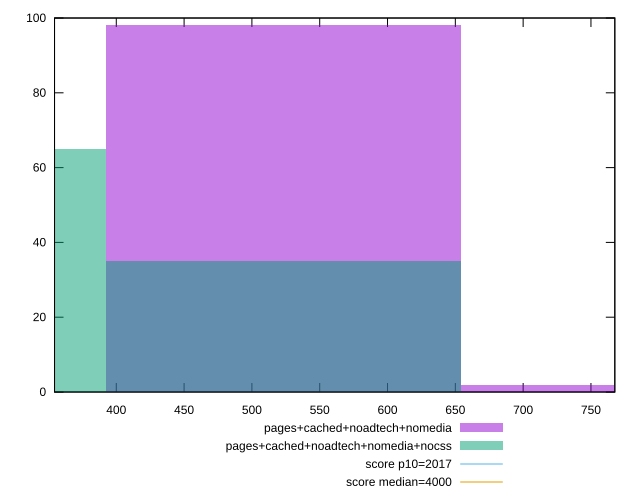

This chart was generated by the following gnuplot code:
reset

$pagesCachedNoadtechNomedia <<EOF
784.6621833478557 2
523.1081222319038 98
EOF

$pagesCachedNoadtechNomediaNocss <<EOF
523.1081222319038 35
261.5540611159519 65
EOF

set key outside below
set boxwidth 261.5540611159519
set xrange [354.46799999999996:767.6000000000003]
set yrange [0:100]
set trange [0:100]
set style fill transparent solid 0.5 noborder

set parametric
set terminal svg size 640, 500 enhanced background rgb 'white'
set output "report_00018_2021-02-10T15-25-16.877Z/mainthread-work-breakdown/comparison/histogram/3_vs_4.svg"

plot $pagesCachedNoadtechNomedia title "pages+cached+noadtech+nomedia" with boxes, \
     $pagesCachedNoadtechNomediaNocss title "pages+cached+noadtech+nomedia+nocss" with boxes, \
     2017,t title "score p10=2017", \
     4000,t title "score median=4000"

reset
